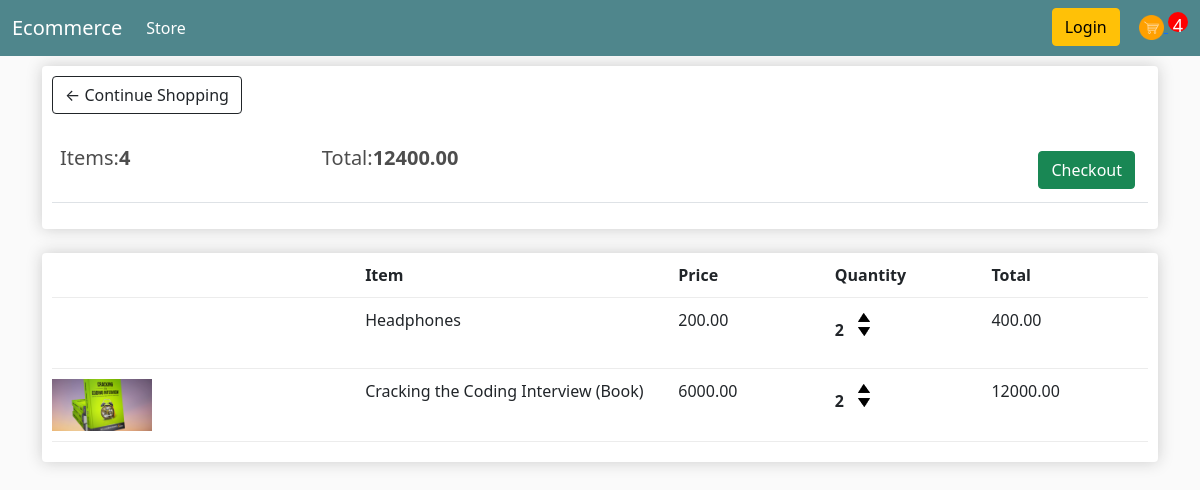
The app's page /cart/ (signed in), older data.
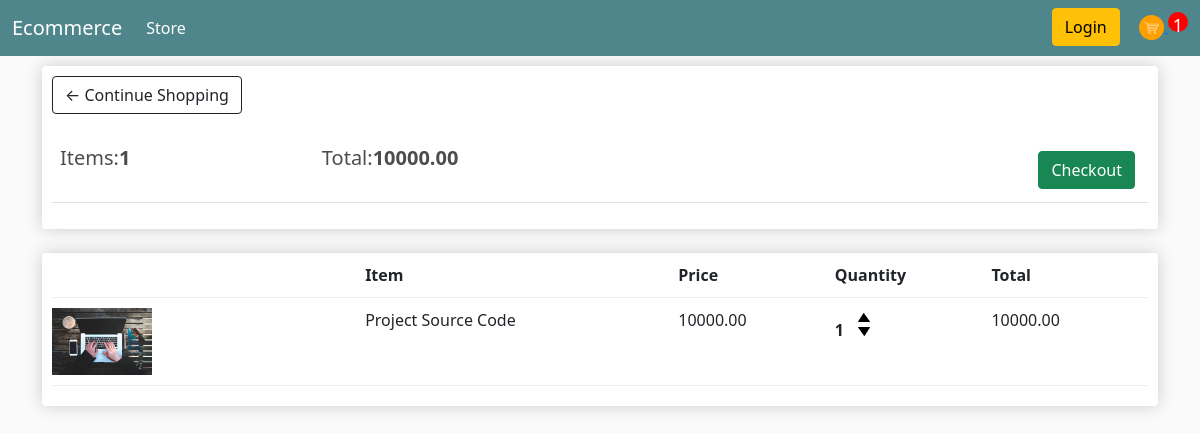
The same page, newer data.
### store/models.py (models this page shows, shortened)
class Order(models.Model):
    customer = models.ForeignKey(Customer,on_delete=models.SET_NULL, null=True,blank=True)
    date_ordered = models.DateTimeField(auto_now_add=True)
    complete = models.BooleanField(default=False,null=True, blank=False)
    transaction_id = models.CharField(max_length=100, null = True)
    @property
    def get_cart_total(self):
        orderitems = self.orderitem_set.all()
        total = sum([item.get_total for item in orderitems])
        return total
    @property
    def get_cart_items(self):
        orderitems = self.orderitem_set.all()
        total = sum([item.quantity for item in orderitems])
        return total

class OrderItem(models.Model):
    product = models.ForeignKey(Product,on_delete=models.SET_NULL, null=True)
    order = models.ForeignKey(Order,on_delete=models.SET_NULL,null=True)
    quantity = models.IntegerField(default=0, null=True,blank=True)
    date_added = models.DateTimeField(auto_now_add=True)
    @property
    def get_total(self):
        total = self.product.price * self.quantity
        return total

class Product(models.Model):
    name = models.CharField(max_length=200, null=True)
    price = models.FloatField()
    digital = models.BooleanField(default=False,null=True,blank=False)
    image = models.ImageField(null=True,blank=True)
    @property
    def imageURL(self):
        try:
            url = self.image.url
        except:
            url = ''
        return url

### store/views.py (the view)
# urls.py: path('cart/',views.cart,name='cart'),
def cart(request):
    if request.user.is_authenticated:
        customer = request.user.customer
        order, created = Order.objects.get_or_create(customer=customer,complete=False)
        items = order.orderitem_set.all()
        cartItems = order.get_cart_items
    else:
        items = []
        order = {'get_cart_total':0, 'get_cart_items':0,'shippping':False}
        cartItems = 0
    context ={'items':items,'order':order,'cartItems':cartItems}
    return render(request,'store/cart.html',context)

### store/templates/store/cart.html
{%extends 'store/main.html'%}
{%load static%}
{%block content%}
    <div class="row">
        <div class="col-lg-12">
            <div class="box-element">
                <a class="btn btn-outline-dark" href="{%url 'store'%}">&#x2190; Continue Shopping</a>
                <br>
                <br>
                <table class="table">
                    <tr>
                        <th><h5>Items:<strong>{{order.get_cart_items}}</strong></h5></th>
                        <th><h5>Total:<strong>{{order.get_cart_total|floatformat:2}}</strong></h5></th>
                        <th>
                            <a style="float:right; margin:5px" class="btn btn-success" href="{% url 'checkout'%}">Checkout</a>
                        </th>
                    </tr>
                </table>
            </div>
            <br>
            <div class="box-element">
                <div class="cart-row">
                    <div style="flex:2"></div>
                    <div style="flex:2"><strong>Item</strong></div>
                    <div style="flex:1"><strong>Price</strong></div>
                    <div style="flex:1"><strong>Quantity</strong></div>
                    <div style="flex:1"><strong>Total</strong></div>
                </div>
                {%for item in items%}
                <div class="cart-row">
                    <div style="flex:2"><img class="row-image" src="{{item.product.imageURL}}" alt=""></div>
                    <div style="flex:2">{{item.product.name}}</div>
                    <div style="flex:1">{{item.product.price|floatformat:2}}</div>
                    <div style="flex:1">
                        <p class="quantity">{{item.quantity}}</p>
                        <div class="quantity">
                            <img data-product={{item.product.id}} data-action="add" class="chg-quantity update-cart" src="{%static 'images/arrow-up.png'%}">
                            <img data-product={{item.product.id}} data-action="remove" class="chg-quantity update-cart" src="{%static 'images/arrow-down.png'%}">
                        </div>
                    </div>
                    <div style="flex:1">{{item.get_total|floatformat:2}}</div>
                </div>
                {%endfor%}
            </div>
        </div>
    </div>
{%endblock%}

### store/templates/store/main.html (shortened to what this page needs)
<!DOCTYPE html>
{% load static %}
<html lang="en">
<head>
    <link rel="stylesheet" href="{%static 'css/main.css'%}">
    <link href="https://cdn.jsdelivr.net/npm/bootstrap@5.0.0-beta3/dist/css/bootstrap.min.css" rel="stylesheet">
</head>
<body>
    {%include 'store/navbar.html'%}
    <div class="container">
        {%block content%}
        {%endblock%}
    </div>
</body>
</html>

### store/templates/store/navbar.html (shortened to what this page needs)
{%load static%}
<link rel="stylesheet" href="{%static 'css/main.css'%}" />
<nav class="navbar navbar-expand-lg navbar-dark bg-dark">
  <div class="container-fluid">
    <a class="navbar-brand" href="{%url 'store'%}">Ecommerce</a>
    <div class="collapse navbar-collapse" id="navbarSupportedContent">
      <ul class="navbar-nav me-auto mb-2 mb-lg-0">
        <li class="nav-item">
          <a class="nav-link active" aria-current="page" href="{%url 'store'%}"
            >Store</a
          >
        </li>
      </ul>
      <div class="form-inline my-2 my-lg-0">
        <a href="#" class="btn btn-warning">Login</a>
        <a href="{%url 'cart'%}">
          <img
            class="mr-sm-2"
            id="cart-icon"
            src="{%static 'images/cart1.png'%}"
            alt="cart"
          />
        </a>
        <p id="cart-total">{{cartItems}}</p>
      </div>
    </div>
  </div>
</nav>

### static/css/main.css (style rules this page uses)
body { background-color: hsl(0, 0%, 98%); }
h1,h2,h3,h4,h5,h6 { color:hsl(0, 0%, 30%); }
.box-element { box-shadow:hsl(0, 0%, 80%) 0 0 16px; background-color: #fff; border-radius: 4px; padding: 10px; }
.bg-dark { background-color: #4f868c!important; }
#cart-icon { width:25px; display: inline-block; margin-left: 15px; }
#cart-total { display: inline-block; text-align: center; color:#fff; background-color: red; width: 20px; height: 20px; border-radius: 50%; font-size: 18px; }
.col-lg-4, .col-lg-6, .col-lg-8, .col-lg-12 { margin-top: 10px; }
.row-image { width: 100px; }
.cart-row { display: flex; align-items: flex-stretch; padding-bottom: 10px; margin-bottom: 10px; border-bottom: 1px solid #ececec; }
.quantity { display: inline-block; font-weight: 700; padding-right:10px; }
.chg-quantity { width: 12px; cursor: pointer; display: block; margin-top: 5px; transition:.1s; }

Row changes from the older to the newer data that the page shows:
removed OrderItem: product.name "Headphones", product.price "200.00", quantity "2", get_total "400.00"
removed OrderItem: product.imageURL (picture), product.name "Cracking the Coding Interview (Book)", product.price "6000.00", quantity "2", get_total "12000.00"
computed for Order: get_cart_items "4" → "1"; get_cart_total "12400.00" → "10000.00"
added OrderItem: product.imageURL (picture), product.name "Project Source Code", product.price "10000.00", quantity "1", get_total "10000.00"
Text that changed along with them:
{{ cartItems }}: "4" → "1"
